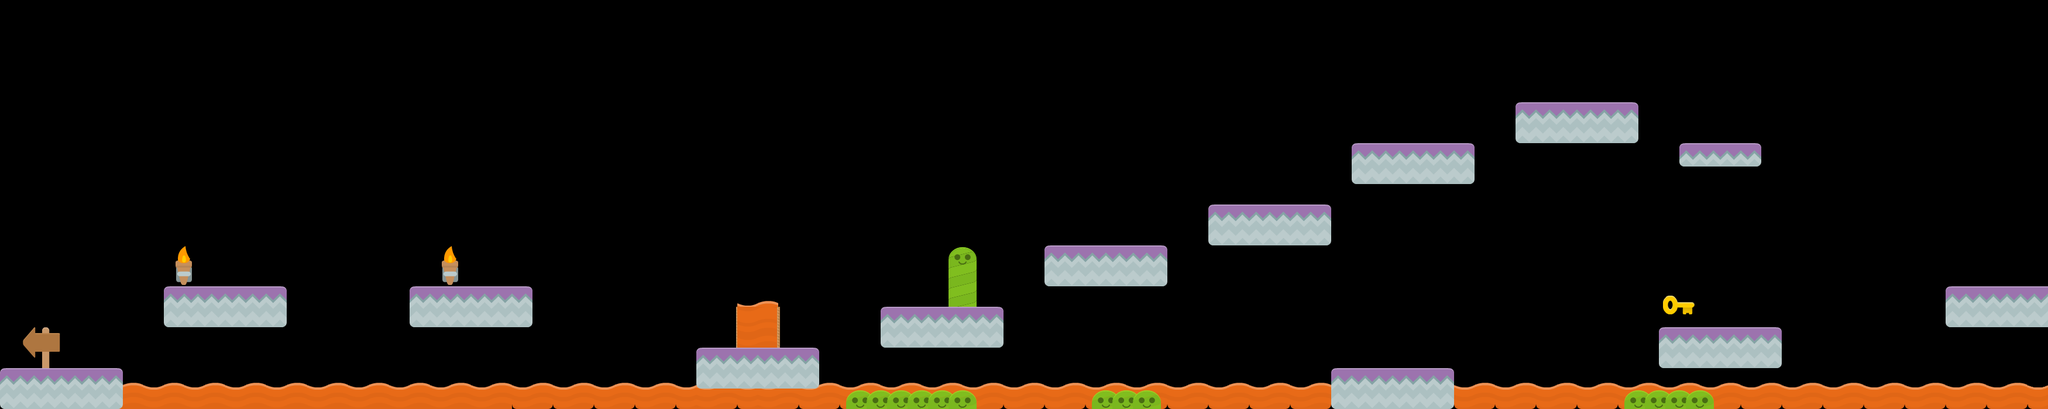

Rendered tile map (Tiled .tmx) drawn with the repository's tilesets; below, a short description and the map source with its tile grids summarised:
An orthogonal 100x20 tile map with 35x35 px tiles, 5 tile layers (BackGround, Platforms, Doors, Keys, ...).

<map version="1.0" orientation="orthogonal" renderorder="right-down" width="100" height="20" tilewidth="35" tileheight="35" nextobjectid="1">
 <tileset firstgid="1" name="tileset" tilewidth="70" tileheight="70" spacing="2" margin="2" tilecount="196">
  <image source="../tileset.png" width="1024" height="1024" />
 </tileset>
 <layer name="BackGround" width="100" height="20">
  <data>[2000 cells, 54 non-empty, 9 distinct tile ids]</data>
 </layer>
 <layer name="Platforms" width="100" height="20">
  <data>[2000 cells, 48 non-empty, 6 distinct tile ids]</data>
 </layer>
 <layer name="Doors" width="100" height="20">
  <data>[2000 cells, 0 non-empty, 0 distinct tile ids]</data>
 </layer>
 <layer name="Keys" width="100" height="20">
  <data>[2000 cells, 1 non-empty, 1 distinct tile ids]</data>
 </layer>
 <layer name="Portal" width="100" height="20">
  <data>[2000 cells, 4 non-empty, 3 distinct tile ids]</data>
 </layer>
</map>